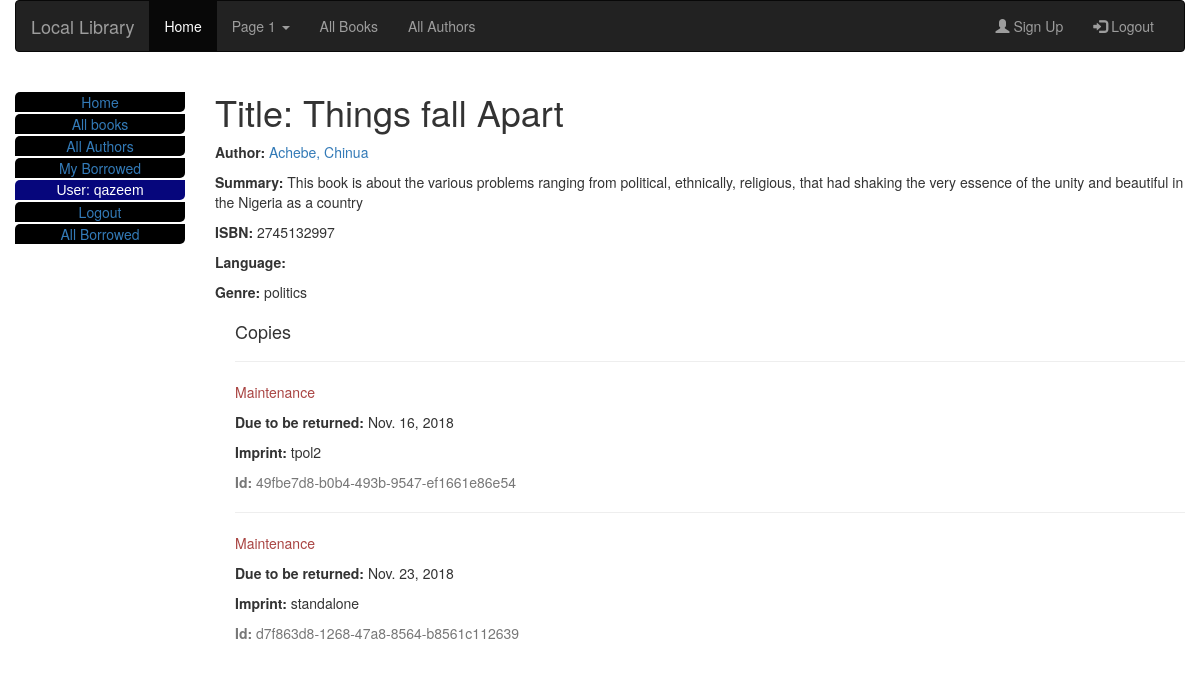
Screenshot of /catalog/book/1 (signed in) with the database file from the repository.
### catalog/models.py (models this page shows, shortened)
class Book(models.Model):
    title = models.CharField(max_length=200)
    author = models.ForeignKey('Author', on_delete=models.SET_NULL, null=True)
    summary = models.TextField(max_length=1000, help_text="Enter a brief description of the book")
    isbn = models.CharField('ISBN', max_length=13, help_text='13 Character <a href="https://www.isbn-international.org/content/what-isbn">ISBN number</a>')
    genre = models.ManyToManyField(Genre, help_text='Select a genre for this book')
    def display_genre(self):
        """Create a string for the Genre. This is required to display genre in Admin."""
        return ', '.join(genre.name for genre in self.genre.all()[:3])
    display_genre.short_description = 'Genre'

class Author(models.Model):
    first_name = models.CharField(max_length=100)
    last_name = models.CharField(max_length=100)
    date_of_birth = models.DateField(null=True, blank=True)
    date_of_death = models.DateField('Died', null=True, blank=True)
    class Meta:
        ordering = ['last_name', 'first_name']
    def __str__(self):
        return f'{self.last_name}, {self.first_name}'

class Genre(models.Model):
    name = models.CharField(max_length=200, help_text="Enter a book genre (e.g science fiction)")
    def __str__(self):
        return self.name

class BookInstance(models.Model):
    id = models.UUIDField(primary_key=True, default=uuid.uuid4, help_text='Unique ID for this particular book across whole library')
    book = models.ForeignKey('Book', on_delete=models.SET_NULL, null=True)
    imprint = models.CharField(max_length=200)
    due_back = models.DateField(null=True, blank=True)
    borrower = models.ForeignKey(User, on_delete=models.SET_NULL, null=True, blank=True)
    LOAN_STATUS = (
        ('m', 'Maintenance'),
        ('o', 'On loan'),
        ('a', 'Available'),
        ('r', 'Reserved'),
    )
    status = models.CharField(
        max_length=1,
        choices=LOAN_STATUS,
        blank=True,
        default='m',
        help_text='Book availability',
    )
    class Meta:
        ordering = ['due_back']
        permissions = (("can_mark_returned", "set book as returned"),("can_mark_delete", "removed"))

### catalog/views.py (the view)
# urls.py: path('book/<int:pk>', views.BookDetailView.as_view(), name='book-detail'),
class BookDetailView(LoginRequiredMixin, generic.DetailView):
    model = Book

### catalog/templates/catalog/book_detail.html
{% extends "base.html" %}
{% block content %}
  <h1>Title: {{ book.title }}</h1>
  <p><strong>Author:</strong> <a href="{% url 'author-detail' book.author.pk %}">{{ book.author }}</a></p>
  <p><strong>Summary:</strong> {{ book.summary }}</p>
  <p><strong>ISBN:</strong> {{ book.isbn }}</p>
  <p><strong>Language:</strong> {{ book.language }}</p>
  <p><strong>Genre:</strong> {% for genre in book.genre.all %} {{ genre }}{% if not forloop.last %}, {% endif %}{% endfor %}</p>
  <div style="margin-left:20px;margin-top:20px">
    <h4>Copies</h4>
    {% for copy in book.bookinstance_set.all %}
      <hr>
      <p class="{% if copy.status == 'a' %}text-success{% elif copy.status == 'm' %}text-danger{% else %}text-warning{% endif %}">{{ copy.get_status_display }}</p>
      {% if copy.status != 'a' %}
        <p><strong>Due to be returned:</strong> {{copy.due_back}}</p>
      {% endif %}
      <p><strong>Imprint:</strong> {{copy.imprint}}</p>
      <p class="text-muted"><strong>Id:</strong> {{copy.id}}</p>
    {% endfor %}
  </div>
{% endblock %}

### catalog/templates/base.html (shortened to what this page needs)
{% load static %}
<!DOCTYPE html>
<html lang="en">
<head>
  <link rel="stylesheet" href="{% static 'css/bootstrap.min.css' %}">
  <link rel="stylesheet" href="{% static 'css/styles.css' %}">
</head>
<body>
  <div class="container-fluid">
    <nav class="navbar navbar-inverse">
        <div class="container-fluid">
          <div class="navbar-header">
            <a class="navbar-brand" href="#">Local Library</a>
          </div>
          <div class="collapse navbar-collapse" id="myNavbar">
            <ul class="nav navbar-nav">
              <li class="active"><a href="{% url 'index' %}">Home</a></li>
              <li class="dropdown">
                <a class="dropdown-toggle" data-toggle="dropdown" href="#">Page 1 <span class="caret"></span></a>
              </li>
              <li><a href="{% url 'books' %}">All Books</a></li>
              <li><a href="{% url 'authors' %}">All Authors</a></li>
            </ul>
            <ul class="nav navbar-nav navbar-right">
              <li><a href="#"><span class="glyphicon glyphicon-user"></span> Sign Up</a></li>
              {% if user.is_authenticated%}
              <li><a href="{% url 'logout'%}?next={{request.path}}"><span class="glyphicon glyphicon-log-in"></span> Logout</a></li>
              {% else %}
              <li><a href="{% url 'login'%}?next={{request.path}}">Login</a></li>
              {% endif %}
            </ul>
          </div>
        </div>
      </nav>
    <div class="row">
      <div class="col-sm-2">
      {% block sidebar %}
        <ul class="sidebar-nav">
          <li><a href="{% url 'index' %}">Home</a></li>
          <li><a href="{% url 'books' %}">All books</a></li>
          <li><a href="{% url 'authors' %}">All Authors</a></li>
          <li><a href="{% url 'myBorrowed' %}">My Borrowed</a></li>
         {% if user.is_authenticated %}
            <li id="user">User: {{ user.get_username }}</li>
            <li><a href="{% url 'logout'%}?next={{request.path}}">Logout</a></li>
          {% else %}
            <li><a href="{% url 'login'%}?next={{request.path}}">Login</a></li>
          {% endif %}
        {% if perms.catalog.can_mark_returned %}
          <li><a href="{% url 'borrowedAll' %}">All Borrowed</a></li>
        {% endif %}
        </ul>
     {% endblock %}
      </div>
      <div class="col-sm-10 ">
      {% block content %}{% endblock %}
      </div>
    </div>
  </div>
</body>
</html>

### catalog/static/css/styles.css (style rules this page uses)
.sidebar-nav { margin-top: 20px; padding: 0; list-style: none; }
.sidebar-nav li { background: black; color: white; margin-bottom: 2px; text-align: center; border-top-left-radius: 5px; border-bottom-right-radius: 5px; }
#user { background: rgb(6, 6, 124); color: white; font-family: 'Trebuchet MS', 'Lucida Sans Unicode', 'Lucida Grande', 'Lucida Sans', Arial, sans-serif; }

### rows the page displays
Book: title "Things fall Apart", author "Achebe, Chinua", summary "This book is about the various problems ranging from political, ethnically, religious, that had shaking the very essence of the unity and beautiful in the Nigeria as a country", isbn "2745132997"
Genre: name "politics"
BookInstance: status "Maintenance", due_back "Nov. 16, 2018", imprint "tpol2", id "49fbe7d8-b0b4-493b-9547-ef1661e86e54"
BookInstance: status "Maintenance", due_back "Nov. 23, 2018", imprint "standalone", id "d7f863d8-1268-47a8-8564-b8561c112639"

### other values shown
{{ user.get_username }} "qazeem"
